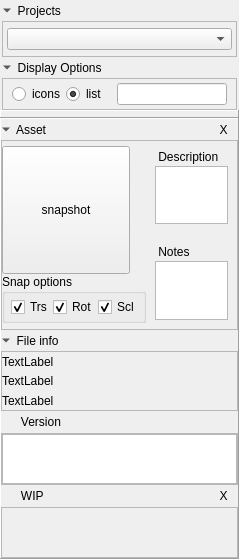
<?xml version="1.0" encoding="UTF-8"?>
<ui version="4.0">
 <class>MainWindow</class>
 <widget class="QMainWindow" name="MainWindow">
  <property name="geometry">
   <rect>
    <x>0</x>
    <y>0</y>
    <width>239</width>
    <height>559</height>
   </rect>
  </property>
  <property name="windowTitle">
   <string>MainWindow</string>
  </property>
  <widget class="QWidget" name="centralwidget">
   <layout class="QVBoxLayout" name="dock_verticalLayout">
    <property name="spacing">
     <number>0</number>
    </property>
    <property name="margin">
     <number>0</number>
    </property>
    <item>
     <widget class="QWidget" name="menuWidget" native="true">
      <property name="sizePolicy">
       <sizepolicy hsizetype="Preferred" vsizetype="Fixed">
        <horstretch>0</horstretch>
        <verstretch>0</verstretch>
       </sizepolicy>
      </property>
      <layout class="QHBoxLayout" name="menuParent">
       <property name="leftMargin">
        <number>4</number>
       </property>
       <property name="topMargin">
        <number>0</number>
       </property>
       <property name="rightMargin">
        <number>4</number>
       </property>
       <property name="bottomMargin">
        <number>0</number>
       </property>
      </layout>
     </widget>
    </item>
    <item>
     <widget class="QWidget" name="p_verticalWidget" native="true">
      <property name="sizePolicy">
       <sizepolicy hsizetype="Preferred" vsizetype="Fixed">
        <horstretch>0</horstretch>
        <verstretch>0</verstretch>
       </sizepolicy>
      </property>
      <layout class="QVBoxLayout" name="p_verticalLayout">
       <property name="spacing">
        <number>0</number>
       </property>
       <property name="sizeConstraint">
        <enum>QLayout::SetDefaultConstraint</enum>
       </property>
       <property name="leftMargin">
        <number>2</number>
       </property>
       <property name="topMargin">
        <number>0</number>
       </property>
       <property name="rightMargin">
        <number>2</number>
       </property>
       <property name="bottomMargin">
        <number>0</number>
       </property>
       <item>
        <widget class="QToolButton" name="p_toolButton">
         <property name="sizePolicy">
          <sizepolicy hsizetype="Preferred" vsizetype="Fixed">
           <horstretch>0</horstretch>
           <verstretch>0</verstretch>
          </sizepolicy>
         </property>
         <property name="text">
          <string>  Projects</string>
         </property>
         <property name="iconSize">
          <size>
           <width>4</width>
           <height>4</height>
          </size>
         </property>
         <property name="popupMode">
          <enum>QToolButton::DelayedPopup</enum>
         </property>
         <property name="toolButtonStyle">
          <enum>Qt::ToolButtonTextBesideIcon</enum>
         </property>
         <property name="autoRaise">
          <bool>true</bool>
         </property>
         <property name="arrowType">
          <enum>Qt::DownArrow</enum>
         </property>
        </widget>
       </item>
       <item>
        <widget class="QFrame" name="p_frameChild">
         <property name="sizePolicy">
          <sizepolicy hsizetype="Preferred" vsizetype="Fixed">
           <horstretch>0</horstretch>
           <verstretch>0</verstretch>
          </sizepolicy>
         </property>
         <property name="minimumSize">
          <size>
           <width>0</width>
           <height>36</height>
          </size>
         </property>
         <property name="maximumSize">
          <size>
           <width>16777215</width>
           <height>36</height>
          </size>
         </property>
         <property name="frameShape">
          <enum>QFrame::StyledPanel</enum>
         </property>
         <property name="frameShadow">
          <enum>QFrame::Sunken</enum>
         </property>
         <layout class="QHBoxLayout" name="horizontalLayout">
          <property name="spacing">
           <number>0</number>
          </property>
          <property name="margin">
           <number>4</number>
          </property>
          <item>
           <widget class="QComboBox" name="p_comboBox"/>
          </item>
         </layout>
        </widget>
       </item>
      </layout>
     </widget>
    </item>
    <item>
     <widget class="QWidget" name="d_verticalWidget" native="true">
      <property name="sizePolicy">
       <sizepolicy hsizetype="Preferred" vsizetype="Fixed">
        <horstretch>0</horstretch>
        <verstretch>0</verstretch>
       </sizepolicy>
      </property>
      <property name="contextMenuPolicy">
       <enum>Qt::CustomContextMenu</enum>
      </property>
      <layout class="QVBoxLayout" name="d_verticalLayout">
       <property name="spacing">
        <number>0</number>
       </property>
       <property name="leftMargin">
        <number>2</number>
       </property>
       <property name="topMargin">
        <number>0</number>
       </property>
       <property name="rightMargin">
        <number>2</number>
       </property>
       <property name="bottomMargin">
        <number>0</number>
       </property>
       <item>
        <widget class="QToolButton" name="d_toolButton">
         <property name="sizePolicy">
          <sizepolicy hsizetype="Preferred" vsizetype="Fixed">
           <horstretch>0</horstretch>
           <verstretch>0</verstretch>
          </sizepolicy>
         </property>
         <property name="text">
          <string>  Display Options</string>
         </property>
         <property name="iconSize">
          <size>
           <width>4</width>
           <height>4</height>
          </size>
         </property>
         <property name="popupMode">
          <enum>QToolButton::DelayedPopup</enum>
         </property>
         <property name="toolButtonStyle">
          <enum>Qt::ToolButtonTextBesideIcon</enum>
         </property>
         <property name="autoRaise">
          <bool>true</bool>
         </property>
         <property name="arrowType">
          <enum>Qt::DownArrow</enum>
         </property>
        </widget>
       </item>
       <item>
        <widget class="QFrame" name="d_frameChild">
         <property name="sizePolicy">
          <sizepolicy hsizetype="Preferred" vsizetype="Fixed">
           <horstretch>0</horstretch>
           <verstretch>0</verstretch>
          </sizepolicy>
         </property>
         <property name="frameShape">
          <enum>QFrame::StyledPanel</enum>
         </property>
         <property name="frameShadow">
          <enum>QFrame::Sunken</enum>
         </property>
         <layout class="QHBoxLayout" name="horizontalLayout_4">
          <property name="spacing">
           <number>1</number>
          </property>
          <property name="topMargin">
           <number>4</number>
          </property>
          <property name="bottomMargin">
           <number>4</number>
          </property>
          <item>
           <widget class="QRadioButton" name="d_icons_radioButton">
            <property name="text">
             <string>icons</string>
            </property>
            <property name="checked">
             <bool>false</bool>
            </property>
           </widget>
          </item>
          <item>
           <widget class="QRadioButton" name="d_list_radioButton">
            <property name="text">
             <string>list   </string>
            </property>
            <property name="checked">
             <bool>true</bool>
            </property>
           </widget>
          </item>
          <item>
           <widget class="QLineEdit" name="d_lineEdit"/>
          </item>
         </layout>
        </widget>
       </item>
      </layout>
     </widget>
    </item>
    <item>
     <widget class="QFrame" name="tabFrame">
      <property name="frameShape">
       <enum>QFrame::Panel</enum>
      </property>
      <property name="frameShadow">
       <enum>QFrame::Raised</enum>
      </property>
      <layout class="QVBoxLayout" name="tabParent">
       <property name="spacing">
        <number>3</number>
       </property>
       <property name="margin">
        <number>3</number>
       </property>
      </layout>
     </widget>
    </item>
    <item>
     <widget class="QFrame" name="assetFrame">
      <property name="sizePolicy">
       <sizepolicy hsizetype="Preferred" vsizetype="MinimumExpanding">
        <horstretch>0</horstretch>
        <verstretch>0</verstretch>
       </sizepolicy>
      </property>
      <property name="minimumSize">
       <size>
        <width>0</width>
        <height>10</height>
       </size>
      </property>
      <property name="frameShape">
       <enum>QFrame::Panel</enum>
      </property>
      <property name="frameShadow">
       <enum>QFrame::Raised</enum>
      </property>
      <layout class="QVBoxLayout" name="a_verticalLayout">
       <property name="spacing">
        <number>0</number>
       </property>
       <property name="sizeConstraint">
        <enum>QLayout::SetDefaultConstraint</enum>
       </property>
       <property name="margin">
        <number>0</number>
       </property>
       <item>
        <widget class="QWidget" name="i_verticalWidget" native="true">
         <property name="sizePolicy">
          <sizepolicy hsizetype="Preferred" vsizetype="Preferred">
           <horstretch>0</horstretch>
           <verstretch>0</verstretch>
          </sizepolicy>
         </property>
         <property name="minimumSize">
          <size>
           <width>0</width>
           <height>0</height>
          </size>
         </property>
         <property name="maximumSize">
          <size>
           <width>16777215</width>
           <height>16777215</height>
          </size>
         </property>
         <layout class="QVBoxLayout" name="verticalLayout">
          <property name="spacing">
           <number>0</number>
          </property>
          <property name="sizeConstraint">
           <enum>QLayout::SetDefaultConstraint</enum>
          </property>
          <property name="margin">
           <number>0</number>
          </property>
          <item>
           <layout class="QHBoxLayout" name="i_horizontalLayout">
            <property name="spacing">
             <number>2</number>
            </property>
            <item>
             <widget class="QToolButton" name="i_toolButton">
              <property name="sizePolicy">
               <sizepolicy hsizetype="Preferred" vsizetype="Fixed">
                <horstretch>0</horstretch>
                <verstretch>0</verstretch>
               </sizepolicy>
              </property>
              <property name="text">
               <string>  Asset</string>
              </property>
              <property name="iconSize">
               <size>
                <width>4</width>
                <height>4</height>
               </size>
              </property>
              <property name="popupMode">
               <enum>QToolButton::DelayedPopup</enum>
              </property>
              <property name="toolButtonStyle">
               <enum>Qt::ToolButtonTextBesideIcon</enum>
              </property>
              <property name="autoRaise">
               <bool>true</bool>
              </property>
              <property name="arrowType">
               <enum>Qt::DownArrow</enum>
              </property>
             </widget>
            </item>
            <item>
             <widget class="QToolButton" name="X_toolButton">
              <property name="text">
               <string> X </string>
              </property>
              <property name="autoRaise">
               <bool>true</bool>
              </property>
             </widget>
            </item>
           </layout>
          </item>
          <item>
           <widget class="QFrame" name="i_frameChild">
            <property name="sizePolicy">
             <sizepolicy hsizetype="Preferred" vsizetype="Fixed">
              <horstretch>0</horstretch>
              <verstretch>0</verstretch>
             </sizepolicy>
            </property>
            <property name="minimumSize">
             <size>
              <width>0</width>
              <height>190</height>
             </size>
            </property>
            <property name="maximumSize">
             <size>
              <width>16777215</width>
              <height>190</height>
             </size>
            </property>
            <property name="frameShape">
             <enum>QFrame::StyledPanel</enum>
            </property>
            <property name="frameShadow">
             <enum>QFrame::Sunken</enum>
            </property>
            <layout class="QHBoxLayout" name="a_horizontalLayout">
             <property name="spacing">
              <number>0</number>
             </property>
             <property name="margin">
              <number>0</number>
             </property>
             <item>
              <widget class="QWidget" name="a_L_Widget" native="true">
               <property name="sizePolicy">
                <sizepolicy hsizetype="Preferred" vsizetype="Fixed">
                 <horstretch>0</horstretch>
                 <verstretch>0</verstretch>
                </sizepolicy>
               </property>
               <layout class="QVBoxLayout" name="a_L_verticalLayout">
                <property name="spacing">
                 <number>0</number>
                </property>
                <property name="margin">
                 <number>0</number>
                </property>
                <item>
                 <widget class="QToolButton" name="toolButton">
                  <property name="sizePolicy">
                   <sizepolicy hsizetype="Fixed" vsizetype="Fixed">
                    <horstretch>0</horstretch>
                    <verstretch>0</verstretch>
                   </sizepolicy>
                  </property>
                  <property name="minimumSize">
                   <size>
                    <width>128</width>
                    <height>128</height>
                   </size>
                  </property>
                  <property name="maximumSize">
                   <size>
                    <width>128</width>
                    <height>128</height>
                   </size>
                  </property>
                  <property name="baseSize">
                   <size>
                    <width>0</width>
                    <height>0</height>
                   </size>
                  </property>
                  <property name="contextMenuPolicy">
                   <enum>Qt::CustomContextMenu</enum>
                  </property>
                  <property name="text">
                   <string>snapshot</string>
                  </property>
                  <property name="iconSize">
                   <size>
                    <width>128</width>
                    <height>128</height>
                   </size>
                  </property>
                 </widget>
                </item>
                <item>
                 <widget class="QGroupBox" name="s_groupBox">
                  <property name="sizePolicy">
                   <sizepolicy hsizetype="MinimumExpanding" vsizetype="Preferred">
                    <horstretch>0</horstretch>
                    <verstretch>0</verstretch>
                   </sizepolicy>
                  </property>
                  <property name="title">
                   <string>Snap options</string>
                  </property>
                  <layout class="QHBoxLayout" name="horizontalLayout_3">
                   <property name="spacing">
                    <number>0</number>
                   </property>
                   <property name="leftMargin">
                    <number>6</number>
                   </property>
                   <property name="topMargin">
                    <number>3</number>
                   </property>
                   <property name="rightMargin">
                    <number>3</number>
                   </property>
                   <property name="bottomMargin">
                    <number>3</number>
                   </property>
                   <item>
                    <widget class="QCheckBox" name="t_checkBox">
                     <property name="text">
                      <string>Trs</string>
                     </property>
                     <property name="checked">
                      <bool>true</bool>
                     </property>
                    </widget>
                   </item>
                   <item>
                    <widget class="QCheckBox" name="r_checkBox">
                     <property name="text">
                      <string>Rot</string>
                     </property>
                     <property name="checked">
                      <bool>true</bool>
                     </property>
                    </widget>
                   </item>
                   <item>
                    <widget class="QCheckBox" name="s_checkBox">
                     <property name="text">
                      <string>Scl</string>
                     </property>
                     <property name="checked">
                      <bool>true</bool>
                     </property>
                    </widget>
                   </item>
                  </layout>
                 </widget>
                </item>
               </layout>
              </widget>
             </item>
             <item>
              <widget class="QWidget" name="a_R_Widget" native="true">
               <layout class="QVBoxLayout" name="a_R_verticalLayout">
                <property name="spacing">
                 <number>3</number>
                </property>
                <property name="margin">
                 <number>0</number>
                </property>
                <item>
                 <widget class="QWidget" name="d_widget" native="true">
                  <property name="sizePolicy">
                   <sizepolicy hsizetype="Preferred" vsizetype="Preferred">
                    <horstretch>0</horstretch>
                    <verstretch>0</verstretch>
                   </sizepolicy>
                  </property>
                  <property name="minimumSize">
                   <size>
                    <width>0</width>
                    <height>90</height>
                   </size>
                  </property>
                  <layout class="QVBoxLayout" name="d_verticalLayout_2">
                   <property name="spacing">
                    <number>2</number>
                   </property>
                   <item>
                    <widget class="QLabel" name="d_label">
                     <property name="sizePolicy">
                      <sizepolicy hsizetype="Preferred" vsizetype="Fixed">
                       <horstretch>0</horstretch>
                       <verstretch>0</verstretch>
                      </sizepolicy>
                     </property>
                     <property name="text">
                      <string> Description</string>
                     </property>
                    </widget>
                   </item>
                   <item>
                    <widget class="QPlainTextEdit" name="d_plainTextEdit">
                     <property name="sizePolicy">
                      <sizepolicy hsizetype="Preferred" vsizetype="Preferred">
                       <horstretch>0</horstretch>
                       <verstretch>0</verstretch>
                      </sizepolicy>
                     </property>
                     <property name="tabChangesFocus">
                      <bool>true</bool>
                     </property>
                     <property name="readOnly">
                      <bool>false</bool>
                     </property>
                    </widget>
                   </item>
                  </layout>
                 </widget>
                </item>
                <item>
                 <widget class="QWidget" name="n_widget" native="true">
                  <property name="sizePolicy">
                   <sizepolicy hsizetype="Preferred" vsizetype="Preferred">
                    <horstretch>0</horstretch>
                    <verstretch>0</verstretch>
                   </sizepolicy>
                  </property>
                  <property name="minimumSize">
                   <size>
                    <width>0</width>
                    <height>90</height>
                   </size>
                  </property>
                  <layout class="QVBoxLayout" name="n_verticalLayout">
                   <property name="spacing">
                    <number>2</number>
                   </property>
                   <item>
                    <widget class="QLabel" name="n_label">
                     <property name="sizePolicy">
                      <sizepolicy hsizetype="Preferred" vsizetype="Fixed">
                       <horstretch>0</horstretch>
                       <verstretch>0</verstretch>
                      </sizepolicy>
                     </property>
                     <property name="text">
                      <string> Notes</string>
                     </property>
                    </widget>
                   </item>
                   <item>
                    <widget class="QPlainTextEdit" name="n_plainTextEdit">
                     <property name="sizePolicy">
                      <sizepolicy hsizetype="Preferred" vsizetype="Preferred">
                       <horstretch>0</horstretch>
                       <verstretch>0</verstretch>
                      </sizepolicy>
                     </property>
                     <property name="tabChangesFocus">
                      <bool>true</bool>
                     </property>
                     <property name="documentTitle">
                      <string/>
                     </property>
                    </widget>
                   </item>
                  </layout>
                 </widget>
                </item>
               </layout>
              </widget>
             </item>
            </layout>
           </widget>
          </item>
         </layout>
        </widget>
       </item>
       <item>
        <widget class="QWidget" name="f_verticalWidget" native="true">
         <property name="sizePolicy">
          <sizepolicy hsizetype="Preferred" vsizetype="Preferred">
           <horstretch>0</horstretch>
           <verstretch>0</verstretch>
          </sizepolicy>
         </property>
         <property name="contextMenuPolicy">
          <enum>Qt::CustomContextMenu</enum>
         </property>
         <layout class="QVBoxLayout" name="verticalLayout_4">
          <property name="spacing">
           <number>0</number>
          </property>
          <property name="sizeConstraint">
           <enum>QLayout::SetDefaultConstraint</enum>
          </property>
          <property name="margin">
           <number>0</number>
          </property>
          <item>
           <widget class="QToolButton" name="f_toolButton">
            <property name="sizePolicy">
             <sizepolicy hsizetype="Preferred" vsizetype="Fixed">
              <horstretch>0</horstretch>
              <verstretch>0</verstretch>
             </sizepolicy>
            </property>
            <property name="text">
             <string>  File info</string>
            </property>
            <property name="iconSize">
             <size>
              <width>4</width>
              <height>4</height>
             </size>
            </property>
            <property name="popupMode">
             <enum>QToolButton::DelayedPopup</enum>
            </property>
            <property name="toolButtonStyle">
             <enum>Qt::ToolButtonTextBesideIcon</enum>
            </property>
            <property name="autoRaise">
             <bool>true</bool>
            </property>
            <property name="arrowType">
             <enum>Qt::DownArrow</enum>
            </property>
           </widget>
          </item>
          <item>
           <widget class="QFrame" name="f_frameChild">
            <property name="sizePolicy">
             <sizepolicy hsizetype="Preferred" vsizetype="Fixed">
              <horstretch>0</horstretch>
              <verstretch>0</verstretch>
             </sizepolicy>
            </property>
            <property name="minimumSize">
             <size>
              <width>0</width>
              <height>60</height>
             </size>
            </property>
            <property name="maximumSize">
             <size>
              <width>16777215</width>
              <height>60</height>
             </size>
            </property>
            <property name="frameShape">
             <enum>QFrame::StyledPanel</enum>
            </property>
            <property name="frameShadow">
             <enum>QFrame::Sunken</enum>
            </property>
            <layout class="QVBoxLayout" name="verticalLayout_2">
             <property name="spacing">
              <number>0</number>
             </property>
             <property name="margin">
              <number>0</number>
             </property>
             <item>
              <widget class="QLabel" name="f_label">
               <property name="sizePolicy">
                <sizepolicy hsizetype="Ignored" vsizetype="Preferred">
                 <horstretch>0</horstretch>
                 <verstretch>0</verstretch>
                </sizepolicy>
               </property>
               <property name="minimumSize">
                <size>
                 <width>0</width>
                 <height>0</height>
                </size>
               </property>
               <property name="text">
                <string>TextLabel</string>
               </property>
              </widget>
             </item>
             <item>
              <widget class="QLabel" name="c_label">
               <property name="sizePolicy">
                <sizepolicy hsizetype="Preferred" vsizetype="Preferred">
                 <horstretch>0</horstretch>
                 <verstretch>0</verstretch>
                </sizepolicy>
               </property>
               <property name="minimumSize">
                <size>
                 <width>0</width>
                 <height>0</height>
                </size>
               </property>
               <property name="text">
                <string>TextLabel</string>
               </property>
              </widget>
             </item>
             <item>
              <widget class="QLabel" name="m_label">
               <property name="minimumSize">
                <size>
                 <width>0</width>
                 <height>0</height>
                </size>
               </property>
               <property name="text">
                <string>TextLabel</string>
               </property>
              </widget>
             </item>
            </layout>
           </widget>
          </item>
         </layout>
        </widget>
       </item>
       <item>
        <widget class="QWidget" name="v_verticalWidget" native="true">
         <property name="sizePolicy">
          <sizepolicy hsizetype="Preferred" vsizetype="Preferred">
           <horstretch>0</horstretch>
           <verstretch>0</verstretch>
          </sizepolicy>
         </property>
         <layout class="QVBoxLayout" name="v_verticalLayout">
          <property name="spacing">
           <number>0</number>
          </property>
          <property name="sizeConstraint">
           <enum>QLayout::SetDefaultConstraint</enum>
          </property>
          <property name="margin">
           <number>0</number>
          </property>
          <item>
           <widget class="QLabel" name="v_label">
            <property name="sizePolicy">
             <sizepolicy hsizetype="Preferred" vsizetype="Fixed">
              <horstretch>0</horstretch>
              <verstretch>0</verstretch>
             </sizepolicy>
            </property>
            <property name="minimumSize">
             <size>
              <width>0</width>
              <height>22</height>
             </size>
            </property>
            <property name="contextMenuPolicy">
             <enum>Qt::CustomContextMenu</enum>
            </property>
            <property name="frameShape">
             <enum>QFrame::NoFrame</enum>
            </property>
            <property name="frameShadow">
             <enum>QFrame::Plain</enum>
            </property>
            <property name="text">
             <string>      Version</string>
            </property>
           </widget>
          </item>
          <item>
           <widget class="QFrame" name="v_frameChild">
            <property name="sizePolicy">
             <sizepolicy hsizetype="Preferred" vsizetype="Preferred">
              <horstretch>0</horstretch>
              <verstretch>0</verstretch>
             </sizepolicy>
            </property>
            <property name="minimumSize">
             <size>
              <width>0</width>
              <height>0</height>
             </size>
            </property>
            <property name="maximumSize">
             <size>
              <width>16777215</width>
              <height>16777215</height>
             </size>
            </property>
            <property name="frameShape">
             <enum>QFrame::StyledPanel</enum>
            </property>
            <property name="frameShadow">
             <enum>QFrame::Sunken</enum>
            </property>
            <layout class="QHBoxLayout" name="horizontalLayout_6">
             <property name="spacing">
              <number>0</number>
             </property>
             <property name="margin">
              <number>0</number>
             </property>
             <item>
              <widget class="QListWidget" name="v_listWidget">
               <property name="sizePolicy">
                <sizepolicy hsizetype="Preferred" vsizetype="Ignored">
                 <horstretch>0</horstretch>
                 <verstretch>0</verstretch>
                </sizepolicy>
               </property>
               <property name="contextMenuPolicy">
                <enum>Qt::CustomContextMenu</enum>
               </property>
              </widget>
             </item>
            </layout>
           </widget>
          </item>
         </layout>
        </widget>
       </item>
       <item>
        <widget class="QWidget" name="wip_verticalWidget" native="true">
         <property name="sizePolicy">
          <sizepolicy hsizetype="Preferred" vsizetype="Preferred">
           <horstretch>0</horstretch>
           <verstretch>0</verstretch>
          </sizepolicy>
         </property>
         <layout class="QVBoxLayout" name="wip_verticalLayout">
          <property name="spacing">
           <number>0</number>
          </property>
          <property name="sizeConstraint">
           <enum>QLayout::SetDefaultConstraint</enum>
          </property>
          <property name="margin">
           <number>0</number>
          </property>
          <item>
           <layout class="QHBoxLayout" name="wip_horizontalLayout">
            <property name="spacing">
             <number>2</number>
            </property>
            <item>
             <widget class="QLabel" name="wip_label">
              <property name="sizePolicy">
               <sizepolicy hsizetype="Preferred" vsizetype="Fixed">
                <horstretch>0</horstretch>
                <verstretch>0</verstretch>
               </sizepolicy>
              </property>
              <property name="minimumSize">
               <size>
                <width>0</width>
                <height>22</height>
               </size>
              </property>
              <property name="maximumSize">
               <size>
                <width>16777215</width>
                <height>22</height>
               </size>
              </property>
              <property name="text">
               <string>      WIP</string>
              </property>
             </widget>
            </item>
            <item>
             <widget class="QToolButton" name="wip_toolButton">
              <property name="sizePolicy">
               <sizepolicy hsizetype="Fixed" vsizetype="Fixed">
                <horstretch>0</horstretch>
                <verstretch>0</verstretch>
               </sizepolicy>
              </property>
              <property name="text">
               <string> X </string>
              </property>
              <property name="iconSize">
               <size>
                <width>16</width>
                <height>16</height>
               </size>
              </property>
              <property name="popupMode">
               <enum>QToolButton::DelayedPopup</enum>
              </property>
              <property name="toolButtonStyle">
               <enum>Qt::ToolButtonIconOnly</enum>
              </property>
              <property name="autoRaise">
               <bool>true</bool>
              </property>
              <property name="arrowType">
               <enum>Qt::NoArrow</enum>
              </property>
             </widget>
            </item>
           </layout>
          </item>
          <item>
           <widget class="QFrame" name="wip_frameChild">
            <property name="sizePolicy">
             <sizepolicy hsizetype="Preferred" vsizetype="Preferred">
              <horstretch>0</horstretch>
              <verstretch>0</verstretch>
             </sizepolicy>
            </property>
            <property name="minimumSize">
             <size>
              <width>0</width>
              <height>0</height>
             </size>
            </property>
            <property name="maximumSize">
             <size>
              <width>16777215</width>
              <height>16777215</height>
             </size>
            </property>
            <property name="frameShape">
             <enum>QFrame::StyledPanel</enum>
            </property>
            <property name="frameShadow">
             <enum>QFrame::Sunken</enum>
            </property>
            <layout class="QVBoxLayout" name="wip_tabParent">
             <property name="spacing">
              <number>0</number>
             </property>
             <property name="margin">
              <number>0</number>
             </property>
            </layout>
           </widget>
          </item>
         </layout>
        </widget>
       </item>
      </layout>
     </widget>
    </item>
   </layout>
  </widget>
 </widget>
 <resources/>
 <connections/>
</ui>
